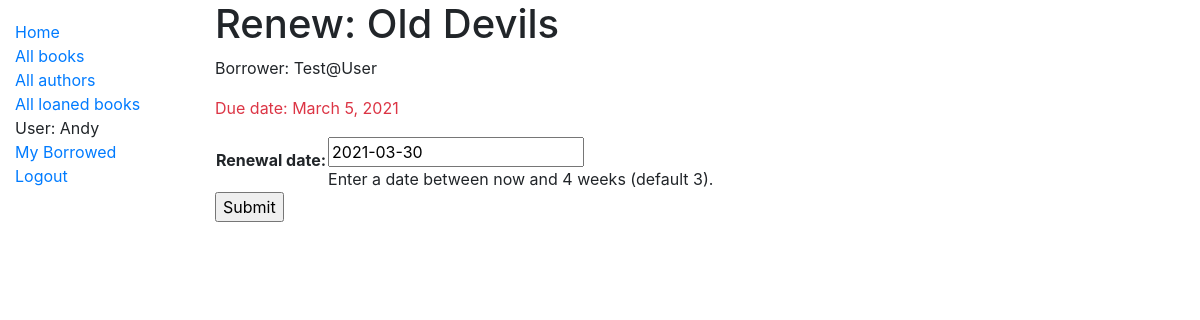
Before: /catalogue/book/a89c1074-38cf-42e7-a751-0077c0d20496/renew/ (signed in) with the older database file.
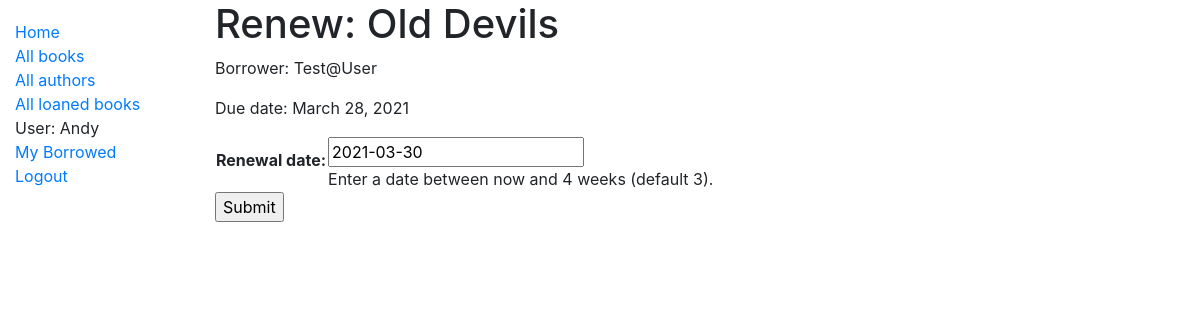
After: the same page with the newer database file.
### catalogue/models.py (models this page shows, shortened)
class BookInstance(models.Model):
    id = models.UUIDField(primary_key=True, default=uuid.uuid4, help_text="Unique ID for this copy")
    book = models.ForeignKey('Book', on_delete=models.RESTRICT)
    language = models.ForeignKey('Language', on_delete=models.SET_NULL, null=True)
    imprint = models.CharField(max_length=200)
    due_back = models.DateField(null=True, blank=True)
    borrower = models.ForeignKey(User, on_delete=models.SET_NULL, null=True, blank=True)
    LOAN_STATUS = (
        ('m', 'maintenance'),
        ('o', 'on loan'),
        ('r', 'reserved'),
        ('a', 'available')
    )
    status = models.CharField(
        max_length = 1,
        choices=LOAN_STATUS,
        blank=True,
        default='m',
        help_text='Book availability')
    class Meta:
        ordering = ['due_back']
    @property
    def is_overdue(self):
        if self.due_back and date.today() > self.due_back:
            return True
        return False

class Book(models.Model):
    title = models.CharField(max_length=200)
    author = models.ForeignKey('Author', on_delete=models.SET_NULL, null=True)
    summary = models.TextField(max_length=1000, help_text="Please add a short description of the book")
    isbn = models.CharField('ISBN', max_length=13, unique=True, help_text='13 character ISBN number')
    genre = models.ManyToManyField(Genre, help_text='Select a genre for this book')
    def display_genre(self):
        """Create a string for the Genre. This is required to display genre in Admin."""
        return ', '.join(genre.name for genre in self.genre.all()[:3])
    display_genre.short_description = 'Genre'

### catalogue/views.py (the view)
# urls.py: path('book/<uuid:pk>/renew/', views.renew_book_librarian, name='renew-book-librarian'),
@login_required
@permission_required('catalogue.can_mark_returned', raise_exception=True)
def renew_book_librarian(request, pk):
    book_instance = get_object_or_404(BookInstance, pk=pk)
    if request.method == 'POST':
        form = RenewBookForm(request.POST)
        if form.is_valid():
            book_instance.due_back = form.cleaned_data['renewal_date']
            book_instance.save()
            return HttpResponseRedirect(reverse('all-borrowed') )
    else:
        proposed_renewal_date = datetime.date.today() + datetime.timedelta(weeks=3)
        form = RenewBookForm(initial={'renewal_date': proposed_renewal_date})
    context = {
        'form': form,
        'book_instance': book_instance,
    }
    return render(request, 'catalogue/book_renew_librarian.html', context)

### catalogue/forms.py (shortened to what this page needs)
class RenewBookForm(forms.Form):
    renewal_date = forms.DateField(help_text="Enter a date between now and 4 weeks (default 3).")

### catalogue/templates/catalogue/book_renew_librarian.html (shortened to what this page needs)
{% extends "base_generic.html" %}
{% block content %}
  <h1>Renew: {{ book_instance.book.title }}</h1>
  <p>Borrower: {{ book_instance.borrower }}</p>
  <p{% if book_instance.is_overdue %} class="text-danger"{% endif %}>Due date: {{ book_instance.due_back }}</p>
  <form action="" method="post">
    <table>
    {{ form.as_table }}
    </table>
    <input type="submit" value="Submit">
  </form>
{% endblock %}

Changed rows visible on the page:
changed BookInstance "Old Devils": due_back "March 5, 2021" → "March 28, 2021"
